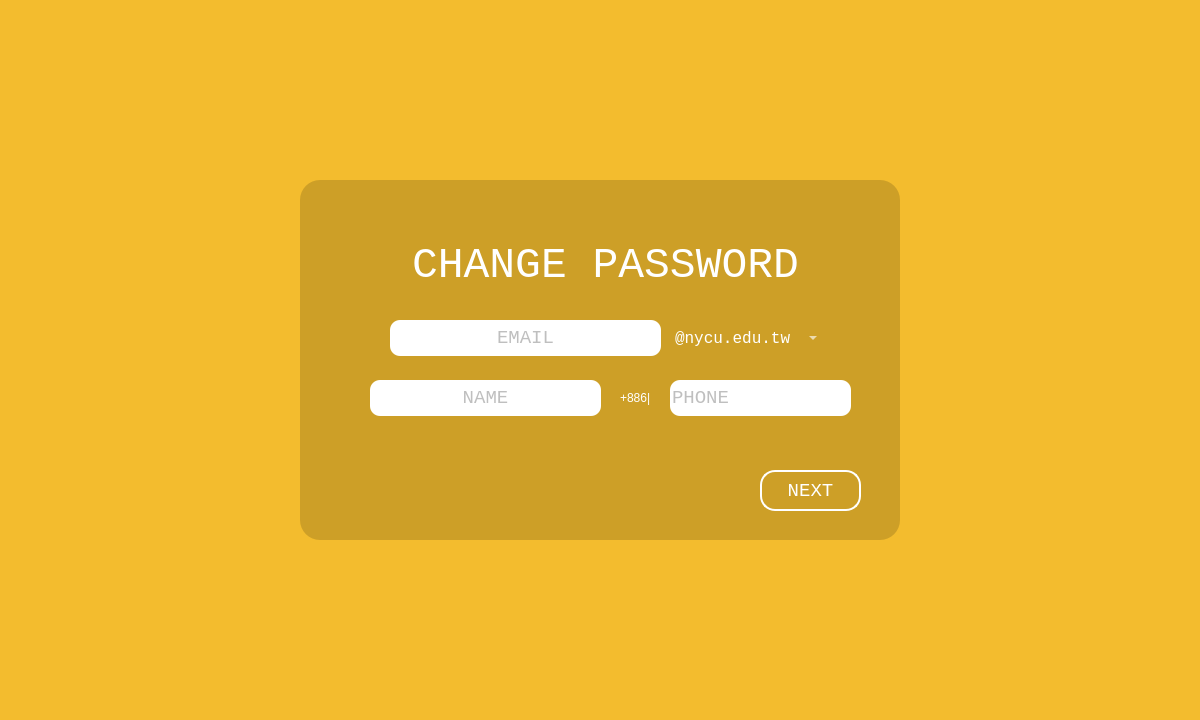
<?xml version="1.0" encoding="UTF-8"?>
<ui version="4.0">
 <class>ForgetPWD</class>
 <widget class="QMainWindow" name="ForgetPWD">
  <property name="geometry">
   <rect>
    <x>0</x>
    <y>0</y>
    <width>1200</width>
    <height>720</height>
   </rect>
  </property>
  <property name="windowTitle">
   <string>MainWindow</string>
  </property>
  <property name="styleSheet">
   <string notr="true">background-color: rgb(243, 188, 46);</string>
  </property>
  <widget class="QWidget" name="centralwidget">
   <widget class="QGraphicsView" name="foreground">
    <property name="enabled">
     <bool>false</bool>
    </property>
    <property name="geometry">
     <rect>
      <x>300</x>
      <y>180</y>
      <width>600</width>
      <height>360</height>
     </rect>
    </property>
    <property name="styleSheet">
     <string notr="true">background-color: rgba(0, 0, 0, 40);
border-radius:  20px; </string>
    </property>
   </widget>
   <widget class="QLabel" name="label_title">
    <property name="geometry">
     <rect>
      <x>400</x>
      <y>230</y>
      <width>411</width>
      <height>71</height>
     </rect>
    </property>
    <property name="font">
     <font>
      <family>Consolas</family>
      <pointsize>32</pointsize>
      <weight>50</weight>
      <bold>false</bold>
      <underline>false</underline>
      <kerning>true</kerning>
     </font>
    </property>
    <property name="autoFillBackground">
     <bool>false</bool>
    </property>
    <property name="styleSheet">
     <string notr="true">background-color: rgba(0, 0, 0, 0);
color: rgb(255, 255, 255);</string>
    </property>
    <property name="frameShape">
     <enum>QFrame::NoFrame</enum>
    </property>
    <property name="text">
     <string>CHANGE PASSWORD</string>
    </property>
    <property name="textFormat">
     <enum>Qt::AutoText</enum>
    </property>
    <property name="scaledContents">
     <bool>false</bool>
    </property>
    <property name="alignment">
     <set>Qt::AlignCenter</set>
    </property>
    <property name="margin">
     <number>0</number>
    </property>
   </widget>
   <widget class="QPushButton" name="pushButton_back">
    <property name="geometry">
     <rect>
      <x>320</x>
      <y>200</y>
      <width>61</width>
      <height>41</height>
     </rect>
    </property>
    <property name="styleSheet">
     <string notr="true">image: url(:/back arrow.png);
background-color: rgba(255, 255, 255, 0);
color: rgb(255, 255, 255);</string>
    </property>
    <property name="text">
     <string/>
    </property>
    <property name="flat">
     <bool>true</bool>
    </property>
   </widget>
   <widget class="QLabel" name="label">
    <property name="geometry">
     <rect>
      <x>620</x>
      <y>380</y>
      <width>51</width>
      <height>36</height>
     </rect>
    </property>
    <property name="styleSheet">
     <string notr="true">font: 13pt &quot;Consolas&quot;;
color: rgb(255, 255, 255);
background-color: rgba(255, 255, 255, 0);</string>
    </property>
    <property name="text">
     <string>+886|</string>
    </property>
   </widget>
   <widget class="QLineEdit" name="lineEdit_phone">
    <property name="geometry">
     <rect>
      <x>670</x>
      <y>380</y>
      <width>181</width>
      <height>36</height>
     </rect>
    </property>
    <property name="font">
     <font>
      <family>Consolas</family>
      <pointsize>14</pointsize>
     </font>
    </property>
    <property name="styleSheet">
     <string notr="true">border-radius:  10px; 
background-color: rgb(255, 255, 255);

color: rgb(127, 127, 127);</string>
    </property>
    <property name="alignment">
     <set>Qt::AlignLeading|Qt::AlignLeft|Qt::AlignVCenter</set>
    </property>
    <property name="placeholderText">
     <string>PHONE</string>
    </property>
   </widget>
   <widget class="QLineEdit" name="lineEdit_name">
    <property name="geometry">
     <rect>
      <x>370</x>
      <y>380</y>
      <width>231</width>
      <height>36</height>
     </rect>
    </property>
    <property name="font">
     <font>
      <family>Consolas</family>
      <pointsize>14</pointsize>
     </font>
    </property>
    <property name="styleSheet">
     <string notr="true">border-radius:  10px; 
background-color: rgb(255, 255, 255);

color: rgb(127, 127, 127);</string>
    </property>
    <property name="alignment">
     <set>Qt::AlignCenter</set>
    </property>
    <property name="placeholderText">
     <string>NAME</string>
    </property>
   </widget>
   <widget class="QComboBox" name="comboBox">
    <property name="geometry">
     <rect>
      <x>670</x>
      <y>320</y>
      <width>151</width>
      <height>36</height>
     </rect>
    </property>
    <property name="font">
     <font>
      <family>Consolas</family>
      <pointsize>12</pointsize>
     </font>
    </property>
    <property name="autoFillBackground">
     <bool>false</bool>
    </property>
    <property name="styleSheet">
     <string notr="true">border-radius:  10px; 
color: rgb(255, 255, 255);
selection-background-color: rgba(255, 255, 255, 0);
background-color: rgba(0, 0, 0, 0);</string>
    </property>
    <property name="frame">
     <bool>false</bool>
    </property>
    <item>
     <property name="text">
      <string>@nycu.edu.tw</string>
     </property>
    </item>
    <item>
     <property name="text">
      <string>@gmail.com</string>
     </property>
    </item>
    <item>
     <property name="text">
      <string/>
     </property>
    </item>
   </widget>
   <widget class="QLineEdit" name="lineEdit_account">
    <property name="geometry">
     <rect>
      <x>390</x>
      <y>320</y>
      <width>271</width>
      <height>36</height>
     </rect>
    </property>
    <property name="font">
     <font>
      <family>Consolas</family>
      <pointsize>14</pointsize>
     </font>
    </property>
    <property name="styleSheet">
     <string notr="true">border-radius:  10px; 
background-color: rgb(255, 255, 255);

color: rgb(127, 127, 127);</string>
    </property>
    <property name="alignment">
     <set>Qt::AlignCenter</set>
    </property>
    <property name="placeholderText">
     <string>EMAIL</string>
    </property>
   </widget>
   <widget class="QPushButton" name="pushButton_next">
    <property name="geometry">
     <rect>
      <x>760</x>
      <y>470</y>
      <width>101</width>
      <height>41</height>
     </rect>
    </property>
    <property name="font">
     <font>
      <family>Consolas</family>
      <pointsize>14</pointsize>
     </font>
    </property>
    <property name="focusPolicy">
     <enum>Qt::ClickFocus</enum>
    </property>
    <property name="autoFillBackground">
     <bool>false</bool>
    </property>
    <property name="styleSheet">
     <string notr="true">color: rgb(255, 255, 255);
background-color: rgba(255, 255, 255, 0);
border: 2px solid white;
border-radius:  15px; </string>
    </property>
    <property name="text">
     <string>NEXT</string>
    </property>
    <property name="iconSize">
     <size>
      <width>20</width>
      <height>20</height>
     </size>
    </property>
    <property name="autoDefault">
     <bool>false</bool>
    </property>
    <property name="default">
     <bool>false</bool>
    </property>
    <property name="flat">
     <bool>true</bool>
    </property>
   </widget>
   <widget class="QTextBrowser" name="textBrowser_alert">
    <property name="geometry">
     <rect>
      <x>380</x>
      <y>440</y>
      <width>341</width>
      <height>81</height>
     </rect>
    </property>
    <property name="font">
     <font>
      <family>Consolas</family>
      <pointsize>11</pointsize>
      <weight>50</weight>
      <italic>false</italic>
      <bold>false</bold>
     </font>
    </property>
    <property name="styleSheet">
     <string notr="true">font: 11pt &quot;Consolas&quot;;
color: rgb(64, 64, 64);
background-color: rgba(255, 255, 255, 0);
border-color: rgba(255, 255, 255, 0);
border: 3px;

</string>
    </property>
   </widget>
  </widget>
  <widget class="QMenuBar" name="menubar">
   <property name="geometry">
    <rect>
     <x>0</x>
     <y>0</y>
     <width>1200</width>
     <height>21</height>
    </rect>
   </property>
  </widget>
  <widget class="QStatusBar" name="statusbar"/>
 </widget>
 <resources/>
 <connections/>
</ui>
